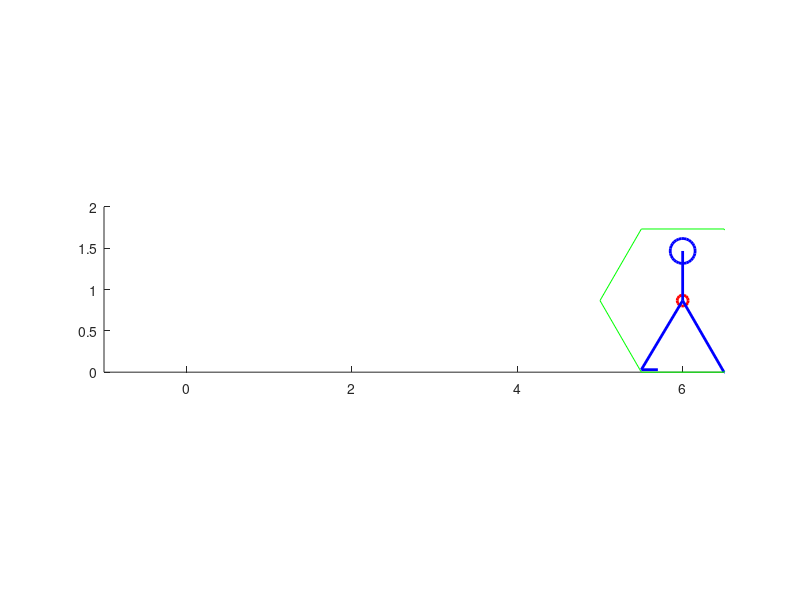

Write the MATLAB code that produced this figure. (Note: this script raises an error after producing the figure.)
%% Rolling polygon approximation to walking

% Time
t = [0:0.01:3];

% Step rate
m = 2; % Hz

% Leg length
l = 1.0; % m

% Step length 
d = 1.0; % m

% Polygon sides
n = pi/asin(d/(2*l));

% Forward speed
v = d*m; % m/s

% Leg angle
a = asin((-d/2+mod(v*t,d))/(l));

% CG height
h = l*cos(a);

% Contact point
c = zeros(size(t)); 
c(1) = d/2;
for i=1:length(t)
    % New step counter
    if (i>1)
        if (a(i)-a(i-1)<0)
            c(i) = c(i-1)+d;
        else
            c(i) = c(i-1);
        end
    end
end

% Walking Figure
k = 1;
for i=1:2:length(t) % start : increment : end
    figure(2); clf; hold on;
    % Center of motion
    cm = [v*t(i) h(i)];
    % Grounded leg
    leg = [c(i) 0; v*t(i) h(i)];
    foot = [leg(1,:); c(i)+0.2*l 0];
    % Other (swinging) leg
    oleg = [c(i)-d+mod(2*v*t(i),2*d) 0.03; v*t(i) h(i)];
    ofoot = [oleg(1,:); oleg(1,:)+[0.2*l 0]];
    % Body
    body = [cm; cm+[0 0.6*l]];
    % Head
    head = [cm+[0 0.6*l]];
    %Polygon
    s = 0:2*pi/n:2*pi;
    % Plotting
    plot(cm(1), cm(2), 'ro', 'MarkerSize', 8 , 'LineWidth', 2)
    plot(leg(:,1), leg(:,2),'b', 'LineWidth', 2);
    plot(foot(:,1), foot(:,2), 'b', 'LineWidth', 2);
    plot(oleg(:,1), oleg(:,2),'b', 'LineWidth', 2);
    plot(ofoot(:,1), ofoot(:,2), 'b', 'LineWidth', 2);
    plot(body(:,1), body(:,2),'b', 'LineWidth', 2);
    plot(head(1), head(2),'bo', 'MarkerSize', 18 , 'LineWidth', 2);
    plot(cm(1)+l*sin(s+a(i)),cm(2)+l*cos(s+a(i)),'g')
    axis equal
    axis([-1 6.5 0 2])
    F(k) = getframe; k = k+1;
end

% Save movie when ready
if(1)
   movie2avi(F,'walking.avi','fps',15)
end

% Known bug - polygon does not match motion if l not equal to d!